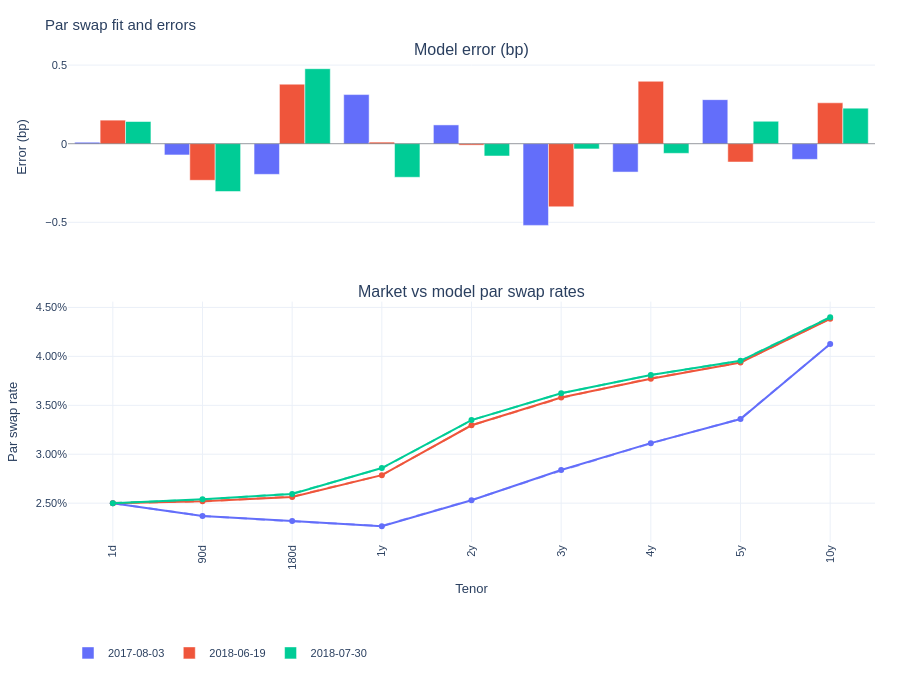

This figure's notebook cell:
### Markdown cell above
### Results

Qualitatively, the model tracks the market par swap curve very closely on the sample dates. The dashed model curves sit almost on top of the market markers across maturities, and the left-panel bar chart shows low residuals (basis points). With more time spend on training, this results can be improved a lot.

### Code cell
fig, dates = plot_swap_rates(model, test_market_rates_df)
fig.show()

### Figure 1 — Plotly figure (JSON) as saved in the notebook; plotly's stock layout.template omitted (floating-point values rounded to 4 significant figures)
{"data": [{"legendgroup": "2017-08-03", "marker": {"color": "#636EFA"}, "name": "2017-08-03", "type": "bar", "x": ["1d", "90d", "180d", "1y", "2y", "3y", "4y", "5y", "10y"], "xaxis": "x", "y": [0.009483, -0.07155, -0.1949, 0.3126, 0.1196, -0.5195, -0.1803, 0.2803, -0.09949], "yaxis": "y"}, {"legendgroup": "2017-08-03", "line": {"color": "#636EFA"}, "marker": {"color": "#636EFA"}, "mode": "markers+lines", "name": "2017-08-03 (Market)", "showlegend": false, "type": "scatter", "x": ["1d", "90d", "180d", "1y", "2y", "3y", "4y", "5y", "10y"], "xaxis": "x2", "y": [0.025, 0.0237, 0.02317, 0.02264, 0.0253, 0.02839, 0.03113, 0.03359, 0.04128], "yaxis": "y2"}, {"legendgroup": "2017-08-03", "line": {"color": "#636EFA", "dash": "dash"}, "mode": "lines", "name": "2017-08-03 (Model)", "opacity": 0.65, "showlegend": false, "type": "scatter", "x": ["1d", "90d", "180d", "1y", "2y", "3y", "4y", "5y", "10y"], "xaxis": "x2", "y": [0.025, 0.02369, 0.02315, 0.02268, 0.02531, 0.02834, 0.03111, 0.03362, 0.04127], "yaxis": "y2"}, {"legendgroup": "2018-06-19", "marker": {"color": "#EF553B"}, "name": "2018-06-19", "type": "bar", "x": ["1d", "90d", "180d", "1y", "2y", "3y", "4y", "5y", "10y"], "xaxis": "x", "y": [0.15, -0.2327, 0.3786, 0.01021, -0.009087, -0.4013, 0.3971, -0.1165, 0.2602], "yaxis": "y"}, {"legendgroup": "2018-06-19", "line": {"color": "#EF553B"}, "marker": {"color": "#EF553B"}, "mode": "markers+lines", "name": "2018-06-19 (Market)", "showlegend": false, "type": "scatter", "x": ["1d", "90d", "180d", "1y", "2y", "3y", "4y", "5y", "10y"], "xaxis": "x2", "y": [0.025, 0.0252, 0.02564, 0.02786, 0.03296, 0.0358, 0.03773, 0.03937, 0.04384], "yaxis": "y2"}, {"legendgroup": "2018-06-19", "line": {"color": "#EF553B", "dash": "dash"}, "mode": "lines", "name": "2018-06-19 (Model)", "opacity": 0.65, "showlegend": false, "type": "scatter", "x": ["1d", "90d", "180d", "1y", "2y", "3y", "4y", "5y", "10y"], "xaxis": "x2", "y": [0.02501, 0.02518, 0.02568, 0.02786, 0.03296, 0.03576, 0.03777, 0.03936, 0.04386], "yaxis": "y2"}, {"legendgroup": "2018-07-30", "marker": {"color": "#00CC96"}, "name": "2018-07-30", "type": "bar", "x": ["1d", "90d", "180d", "1y", "2y", "3y", "4y", "5y", "10y"], "xaxis": "x", "y": [0.1412, -0.3042, 0.4771, -0.2135, -0.07821, -0.03322, -0.06123, 0.1428, 0.2258], "yaxis": "y"}, {"legendgroup": "2018-07-30", "line": {"color": "#00CC96"}, "marker": {"color": "#00CC96"}, "mode": "markers+lines", "name": "2018-07-30 (Market)", "showlegend": false, "type": "scatter", "x": ["1d", "90d", "180d", "1y", "2y", "3y", "4y", "5y", "10y"], "xaxis": "x2", "y": [0.025, 0.0254, 0.02593, 0.02859, 0.03349, 0.03623, 0.03811, 0.03955, 0.04399], "yaxis": "y2"}, {"legendgroup": "2018-07-30", "line": {"color": "#00CC96", "dash": "dash"}, "mode": "lines", "name": "2018-07-30 (Model)", "opacity": 0.65, "showlegend": false, "type": "scatter", "x": ["1d", "90d", "180d", "1y", "2y", "3y", "4y", "5y", "10y"], "xaxis": "x2", "y": [0.02501, 0.02537, 0.02598, 0.02857, 0.03348, 0.03623, 0.0381, 0.03957, 0.04401], "yaxis": "y2"}], "layout": {"annotations": [{"font": {"size": 16}, "showarrow": false, "text": "Model error (bp)", "x": 0.5, "xanchor": "center", "xref": "paper", "y": 1, "yanchor": "bottom", "yref": "paper"}, {"font": {"size": 16}, "showarrow": false, "text": "Market vs model par swap rates", "x": 0.5, "xanchor": "center", "xref": "paper", "y": 0.4988, "yanchor": "bottom", "yref": "paper"}], "bargap": 0.15, "bargroupgap": 0, "barmode": "group", "font": {"family": "Arial", "size": 11}, "height": 680, "legend": {"orientation": "h", "x": 0, "xanchor": "left", "y": -0.2, "yanchor": "top"}, "margin": {"b": 90, "l": 55, "r": 25, "t": 60}, "shapes": [{"line": {"color": "rgba(0,0,0,0.35)", "width": 1}, "type": "line", "x0": 0, "x1": 1, "xref": "x domain", "y0": 0, "y1": 0, "yref": "y"}], "title": {"text": "Par swap fit and errors", "xanchor": "left"}, "xaxis": {"anchor": "y", "automargin": true, "categoryarray": ["1d", "90d", "180d", "1y", "2y", "3y", "4y", "5y", "10y"], "categoryorder": "array", "domain": [0, 1], "matches": "x2", "showticklabels": false, "tickangle": -90, "tickfont": {"size": 11}, "type": "category"}, "xaxis2": {"anchor": "y2", "automargin": true, "categoryarray": ["1d", "90d", "180d", "1y", "2y", "3y", "4y", "5y", "10y"], "categoryorder": "array", "domain": [0, 1], "tickangle": -90, "tickfont": {"size": 11}, "title": {"text": "Tenor"}, "type": "category"}, "yaxis": {"anchor": "x", "domain": [0.6388, 1], "title": {"text": "Error (bp)"}, "zeroline": false}, "yaxis2": {"anchor": "x2", "domain": [0, 0.4988], "tickformat": ".2%", "title": {"text": "Par swap rate"}}}}
